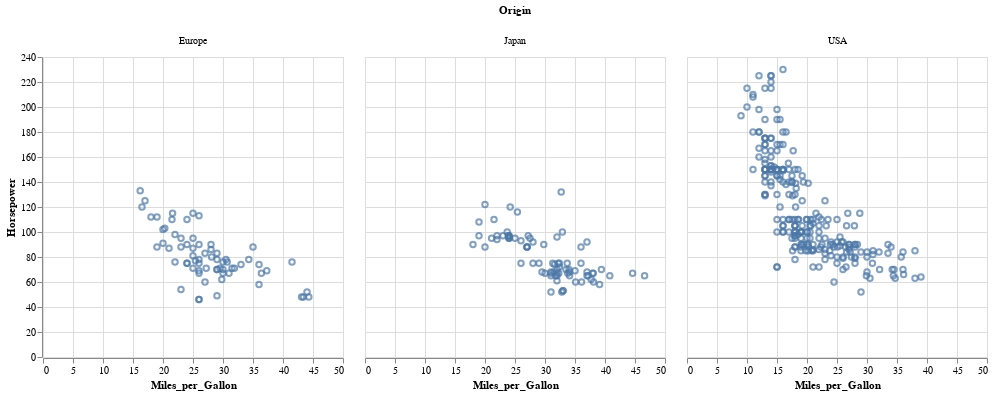

Write notebook code for a chart like this one.
### Code cell
data = dataset("cars")

data |> @vlplot(:point, x=:Miles_per_Gallon, y=:Horsepower, column=:Origin) |>

### Figure 1 — Vega-Lite specification as saved in the notebook (floating-point values rounded to 4 significant figures; data arrays with more than 128 entries replaced by an {"elided": "..."} marker saying what was removed)
{"data": {"values": {"elided": "406 records"}}, "encoding": {"column": {"field": "Origin", "type": "nominal"}, "x": {"field": "Miles_per_Gallon", "type": "quantitative"}, "y": {"field": "Horsepower", "type": "quantitative"}}, "mark": "point"}
